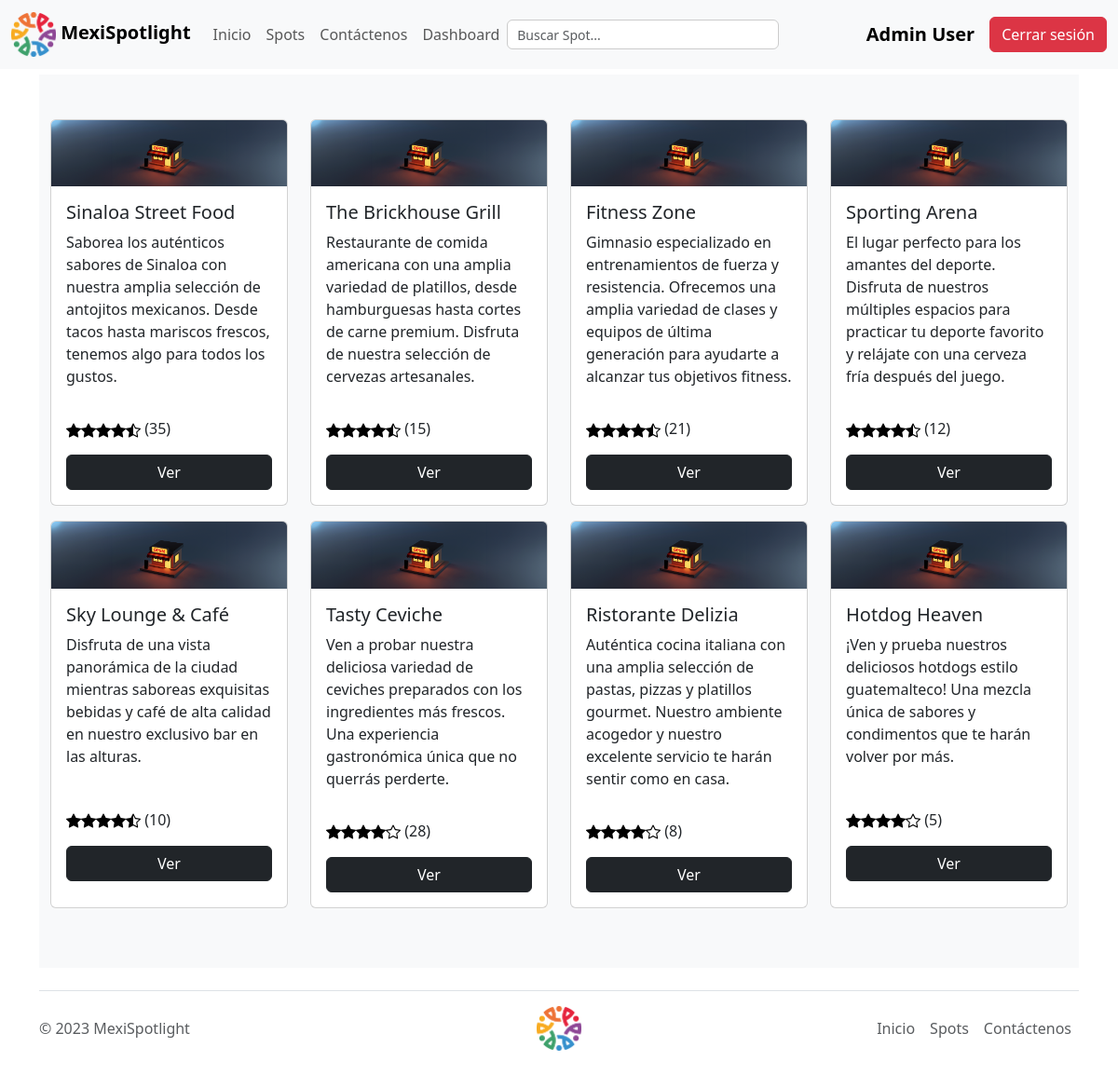
The page /spots.php (signed in) on the database its author committed.
### tables this page shows
CREATE TABLE negocios (
    id INT PRIMARY KEY AUTO_INCREMENT, Nombre VARCHAR(255) NOT NULL, Imagen VARCHAR(255), Descripcion TEXT, CoordenadaX FLOAT, CoordenadaY FLOAT, NumeroVotos INT, PuntosPromedio FLOAT
);

### spots.php (the view, shortened to what this page needs)
<?php
require './conexion/config.php';
include './TEMPLATE/head.php';
include './TEMPLATE/nav.php';
?>
<div class="container">
    <br>
    <h1>Todos nuestros <b>Spots</b></h1>
    <div class="album py-5 bg-body-tertiary">
        <div class="container">
            <div class="row row-cols-1 row-cols-sm-2 row-cols-md-3 row-cols-lg-4">
                <?php
                $sql = "SELECT * FROM negocios ORDER BY PuntosPromedio DESC";
                if ($resultado = $conn->query($sql)) {
                    if ($resultado->num_rows > 0) {
                        while ($row = $resultado->fetch_array()) {
                            ?>
                            <div class="col pb-3">
                                <div class="card h-100" href="./verProducto.php?id=<?= $row['id'] ?>">
                                    <img src="./images/<?= $row['Imagen'] ?>" class="card-img-top" alt="...">
                                    <div class="card-body d-flex flex-column">
                                        <h5 class="card-title">
                                            <?= $row['Nombre'] ?>
                                        </h5>
                                        <p class="card-text">
                                            <?= $row['Descripcion'] ?>
                                        </p>
                                    </div>
                                    <div class="card-body d-flex flex-column">
                                        <p class="card-text">
                                            <?php
                                            $counter = $row['PuntosPromedio'];
                                            for ($i = 0; $i < 5; $i++) {
                                                global $counter;
                                                if ($counter >= 1) {
                                                    echo '<img src="./SVG/star-fill.svg" alt="star" >';
                                                    $counter--;
                                                } else if ($counter >= 0.5) {
                                                    echo '<img src="./SVG/star-half.svg" alt="star" >';
                                                    $counter--;
                                                } else {
                                                    echo '<img src="./SVG/star.svg" alt="star">';
                                                }
                                            }
                                            echo '(' . $row['NumeroVotos'] . ')'; ?>
                                        </p>
                                        <a class="btn btn-dark" href="./verSpot.php?id=<?= $row['id'] ?>">Ver</a>
                                    </div>
                                </div>
                            </div>
                            <?php
                        }
                    } else {
                        echo '<div class="alert alert-danger"><em>Pronto agregaremos nuevos productos.</em></div>';
                    }
                } else {
                    echo "Ups! Algo salió mal. Intenta más tarde.";
                }
                ?>
            </div>
        </div>
    </div>
</div>
<?php
include './TEMPLATE/footer.php';
?>

### rows shown on the page
negocios: Imagen (picture), Nombre "Sinaloa Street Food", Descripcion "Saborea los auténticos sabores de Sinaloa con nuestra amplia selección de antojitos mexicanos. Desde tacos hasta mariscos frescos, tenemos algo para todos los gustos.", NumeroVotos "35"
negocios: Imagen (picture), Nombre "The Brickhouse Grill", Descripcion "Restaurante de comida americana con una amplia variedad de platillos, desde hamburguesas hasta cortes de carne premium. Disfruta de nuestra selección de cervezas artesanales.", NumeroVotos "15"
negocios: Imagen (picture), Nombre "Fitness Zone", Descripcion "Gimnasio especializado en entrenamientos de fuerza y resistencia. Ofrecemos una amplia variedad de clases y equipos de última generación para ayudarte a alcanzar tus objetivos fitness.", NumeroVotos "21"
negocios: Imagen (picture), Nombre "Sporting Arena", Descripcion "El lugar perfecto para los amantes del deporte. Disfruta de nuestros múltiples espacios para practicar tu deporte favorito y relájate con una cerveza fría después del juego.", NumeroVotos "12"
negocios: Imagen (picture), Nombre "Sky Lounge & Café", Descripcion "Disfruta de una vista panorámica de la ciudad mientras saboreas exquisitas bebidas y café de alta calidad en nuestro exclusivo bar en las alturas.", NumeroVotos "10"
negocios: Imagen (picture), Nombre "Tasty Ceviche", Descripcion "Ven a probar nuestra deliciosa variedad de ceviches preparados con los ingredientes más frescos. Una experiencia gastronómica única que no querrás perderte.", NumeroVotos "28"
negocios: Imagen (picture), Nombre "Ristorante Delizia", Descripcion "Auténtica cocina italiana con una amplia selección de pastas, pizzas y platillos gourmet. Nuestro ambiente acogedor y nuestro excelente servicio te harán sentir como en casa.", NumeroVotos "8"
negocios: Imagen (picture), Nombre "Hotdog Heaven", Descripcion "¡Ven y prueba nuestros deliciosos hotdogs estilo guatemalteco! Una mezcla única de sabores y condimentos que te harán volver por más.", NumeroVotos "5"

### other values the page prints
$_SESSION["nombre"] "Admin User"
